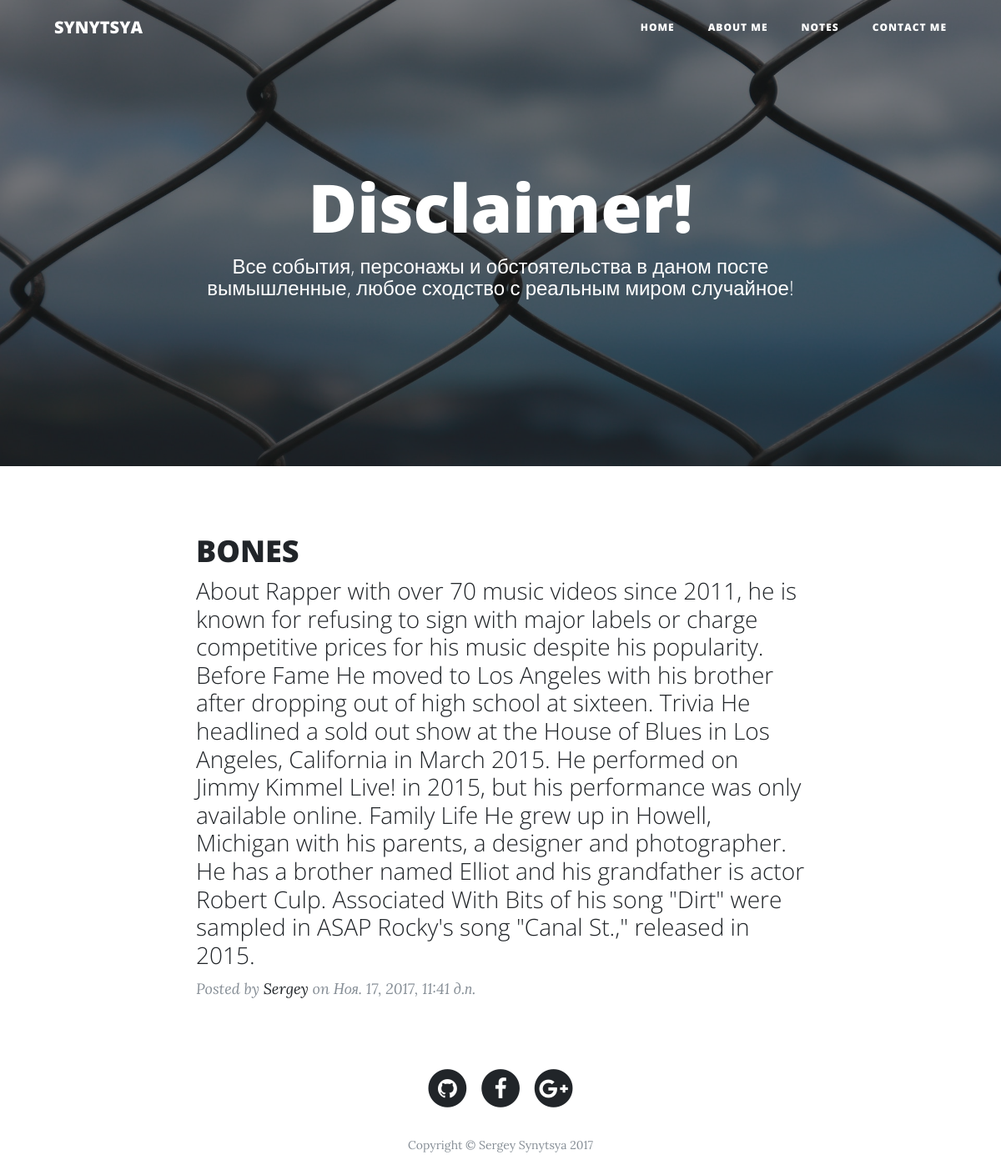
The app's page /post/2/ with its own data.
### blog/models.py (models this page shows, shortened)
class Post(models.Model):
    author = models.ForeignKey('auth.User')
    title = models.CharField(max_length=200)
    text = models.TextField()
    created_date = models.DateTimeField(
            default=timezone.now)
    published_date = models.DateTimeField(
            blank=True, null=True)

### blog/views.py (the view)
# urls.py: url(r'^post/(?P<pk>[0-9]+)/$', views.post_detail, name='post_detail'),
def post_detail(request, pk):
    post = get_object_or_404(Post, pk=pk)
    return render(request, 'blog/post_detail.html', {'post': post})

### blog/templates/blog/post_detail.html (shortened to what this page needs)
{% include 'base.html' %}
{% block navigation %}
    <nav class="navbar navbar-expand-lg navbar-light fixed-top" id="mainNav">
      <div class="container">
        <a class="navbar-brand" href="{% url 'index' %}">SYNYTSYA</a>
        <div class="collapse navbar-collapse" id="navbarResponsive">
          <ul class="navbar-nav ml-auto">
            <li class="nav-item">
              <a class="nav-link" href="{% url 'index' %}">Home</a>
            </li>
            <li class="nav-item">
              <a class="nav-link" href="{% url 'about' %}">About me</a>
            </li>
            <li class="nav-item">
              <a class="nav-link" href="{% url 'post' %}">Notes</a>
            </li>
            <li class="nav-item">
              <a class="nav-link" href="{% url 'contact' %}">Contact me</a>
            </li>
          </ul>
        </div>
      </div>
    </nav>
{% endblock %}
{% block header %}
    <header class="masthead" style="background-image: url('/static/img/post-base-bg.jpeg')">
      <div class="overlay"></div>
      <div class="container">
        <div class="row">
          <div class="col-lg-8 col-md-10 mx-auto">
            <div class="site-heading">
              <h1>Disclaimer!</h1>
              <span class="subheading">Все события, персонажы и обстоятельства в даном посте вымышленные, любое сходство с реальным миром случайное!</span>
            </div>
          </div>
        </div>
      </div>
    </header>
{% endblock %}
{% block main %}
<div class="container">
      <div class="row">
        <div class="col-lg-8 col-md-10 mx-auto">
                <div class="post-preview">
                    <a>
                      <h2 class="post-title">
                        {{ post.title }}
                      </h2>
                      <h3 class="post-subtitle">
                        {{ post.text }}
                      </h3>
                    </a>
                    <p class="post-meta">Posted by
                      <a href="{% url 'contact' %}">Sergey</a>
                      on {{ post.published_date }}</p>
                </div>
        </div>
      </div>
    </div>
{% endblock %}
{% block footer %}
    <footer>
      <div class="container">
        <div class="row">
          <div class="col-lg-8 col-md-10 mx-auto">
            <ul class="list-inline text-center">
              <li class="list-inline-item">
                <a href="https://github.com/wakeupdead8">
                  <span class="fa-stack fa-lg">
                    <i class="fa fa-circle fa-stack-2x"></i>
                    <i class="fa fa-github fa-stack-1x fa-inverse"></i>
                  </span>
                </a>
              </li>
              <li class="list-inline-item">
                <a href="https://www.facebook.com/onpython">
                  <span class="fa-stack fa-lg">
                    <i class="fa fa-circle fa-stack-2x"></i>
                    <i class="fa fa-facebook fa-stack-1x fa-inverse"></i>
                  </span>
                </a>
              </li>
              <li class="list-inline-item">
                <a href="https://plus.google.com/u/1/101232656188808086975">
                  <span class="fa-stack fa-lg">
                    <i class="fa fa-circle fa-stack-2x"></i>
                    <i class="fa fa-google-plus fa-stack-1x fa-inverse"></i>
                  </span>
                </a>
              </li>
            </ul>
            <p class="copyright text-muted">Copyright &copy; Sergey Synytsya 2017</p>
          </div>
        </div>
      </div>
    </footer>
{% endblock %}

### records on screen
Post: title "BONES", text "About Rapper with over 70 music videos since 2011, he is known for refusing to sign with major labels or charge competitive prices for his music despite his popularity. Before Fame He moved to Los Angeles with his brother after dropping out of high school at sixteen. Trivia He headlined a sold out show at the House of Blues in Los Angeles, California in March 2015. He performed on Jimmy Kimmel Live! in 2015, but his performance was only available online. Family Life He grew up in Howell, Michigan with his parents, a designer and photographer. He has a brother named Elliot and his grandfather is actor Robert Culp. Associated With Bits of his song \"Dirt\" were sampled in ASAP Rocky's song…", published_date "Ноя. 17, 2017, 11:41 д.п."
